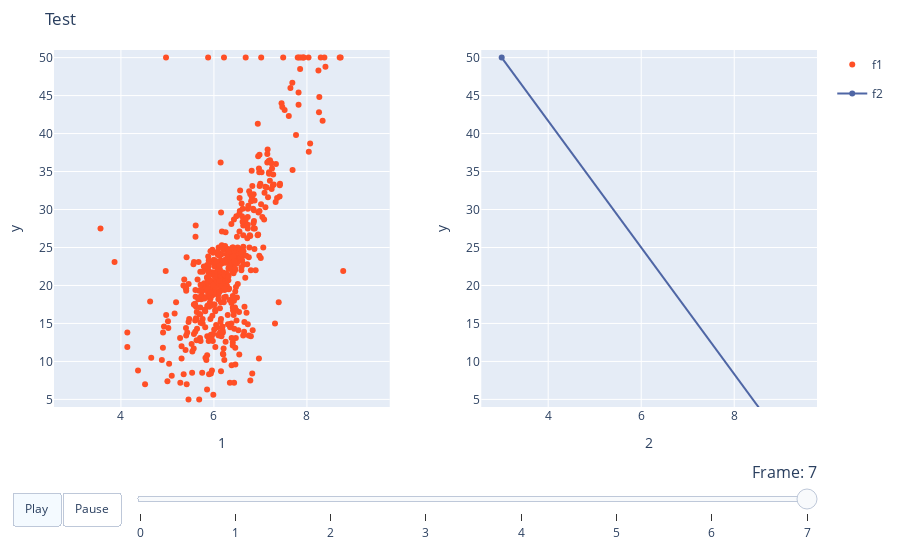

The cell this chart's notebook holds for it:
### Code cell
def create_dynamic_plot(static_data, dynamic_data):
    fig = dict(
        layout = dict(
            xaxis1 = {'domain': [0.0, 0.44], 'anchor': 'y1', 'title': '1', 'range': [min(static_data['x'])-1, max(static_data['x'])+1]},
            yaxis1 = {'domain': [0.0, 1.0], 'anchor': 'x1', 'title': 'y', 'range': [min(static_data['y'])-1, max(static_data['y'])+1]},
            xaxis2 = {'domain': [0.56, 1.0], 'anchor': 'y2', 'title': '2', 'range': [min(static_data['x'])-1, max(static_data['x'])+1]},
            yaxis2 = {'domain': [0.0, 1.0], 'anchor': 'x2', 'title': 'y', 'range': [min(static_data['y'])-1, max(static_data['y'])+1]},
            
            title  = 'Test',
            margin = {'t': 50, 'b': 50, 'l': 50, 'r': 50},
            
            updatemenus = [{'buttons': [{'args': [list(range(len(dynamic_data))), {'frame': {'duration': 500.0, 'redraw': False}, 'fromcurrent': True, 'transition': {'duration': 0, 'easing': 'linear'}}], 'label': 'Play', 'method': 'animate'}, {'args': [[None], {'frame': {'duration': 0, 'redraw': False}, 'mode': 'immediate', 'transition': {'duration': 0}}], 'label': 'Pause', 'method': 'animate'}], 'direction': 'left', 'pad': {'r': 10, 't': 85}, 'showactive': True, 'type': 'buttons', 'x': 0.1, 'y': 0, 'xanchor': 'right', 'yanchor': 'top'}],
            sliders = [{'yanchor': 'top', 'xanchor': 'left', 'currentvalue': {'font': {'size': 16}, 'prefix': 'Frame: ', 'visible': True, 'xanchor': 'right'}, 'transition': {'duration': 500.0, 'easing': 'linear'}, 'pad': {'b': 10, 't': 50}, 'len': 0.9, 'x': 0.1, 'y': 0, 
                        'steps': [{'args': [[str(i)], {'frame': {'duration': 500.0, 'easing': 'linear', 'redraw': False}, 'transition': {'duration': 0, 'easing': 'linear'}}], 'label': str(i), 'method': 'animate'} for i in list(range(len(dynamic_data)))]}]
        ),
        data = [{'type': 'scatter', 'name': 'f1', 'x': None, 'y': None, 'hoverinfo': 'name+text', 'marker': {'opacity': 1.0, 'symbol': 'circle', 'line': {'width': 0, 'color': 'rgba(50,50,50,0.8)'}}, 'line': {'color': 'rgba(255,79,38,1.000000)'}, 'mode': 'markers', 'fillcolor': 'rgba(255,79,38,0.600000)', 'legendgroup': 'f1', 'showlegend': True, 'xaxis': 'x1', 'yaxis': 'y1'},
                {'type': 'scatter', 'name': 'f2', 'x': None, 'y': None, 'hoverinfo': 'name+text', 'marker': {'opacity': 1.0, 'symbol': 'circle', 'line': {'width': 0, 'color': 'rgba(50,50,50,0.8)'}}, 'line': {'color': 'rgba(79,102,165,1.000000)'}, 'mode': 'markers+lines', 'fillcolor': 'rgba(79,102,165,0.600000)', 'legendgroup': 'f2', 'showlegend': True, 'xaxis': 'x2', 'yaxis': 'y2'},
                ]
    )
    
    # Add static data
    fig['data'][0]['x'] = static_data['x']
    fig['data'][0]['y'] = static_data['y']
    
    # add dynamic data
    fig['data'][1]['x'] = dynamic_data[0]['x']
    fig['data'][1]['y'] = dynamic_data[0]['y']
    
    # dynamic
    fig['frames'] = []
    for e, values in enumerate(dynamic_data):
        dx = values['x']
        dy = values['y']
        
        frame = {'name' : str(e), 'layout' : {},
                 'data': [
                     {'type': 'scatter', 'name': 'f1', 'x': static_data['x'], 'y': static_data['y'], 'hoverinfo': 'name+text', 'marker': {'opacity': 1.0, 'symbol': 'circle', 'line': {'width': 0, 'color': 'rgba(50,50,50,0.8)'}}, 'line': {'color': 'rgba(255,79,38,1.000000)'}, 'mode': 'markers', 'fillcolor': 'rgba(255,79,38,0.600000)', 'legendgroup': 'f1', 'showlegend': True, 'xaxis': 'x1', 'yaxis': 'y1'}, 
                     {'type': 'scatter', 'name': 'f2', 'x': dx, 'y': dy, 'hoverinfo': 'name+text', 'marker': {'opacity': 1.0, 'symbol': 'circle', 'line': {'width': 0, 'color': 'rgba(50,50,50,0.8)'}}, 'line': {'color': 'rgba(79,102,165,1.000000)'}, 'mode': 'markers+lines', 'fillcolor': 'rgba(79,102,165,0.600000)', 'legendgroup': 'f2', 'showlegend': True, 'xaxis': 'x2', 'yaxis': 'y2'}],
                }
        
        fig['frames'].append(frame)

    
    return go.Figure(fig)


    
static_data = {'x':feature_matrix.RM.values, 'y':target.y.values}
dynamic_data = [{'x':[3,9], 'y':[0,50]},
                {'x':[3,9], 'y':[5,45]},
                {'x':[3,9], 'y':[10,40]},
                {'x':[3,9], 'y':[20,30]},
                {'x':[3,9], 'y':[30,20]},
                {'x':[3,9], 'y':[40,10]},
                {'x':[3,9], 'y':[45,5]},
                {'x':[3,9], 'y':[50,0]}]

create_dynamic_plot(static_data, dynamic_data)

### Figure 1 — Plotly figure (JSON) as saved in the notebook; plotly's stock layout.template omitted (floating-point values rounded to 4 significant figures; data arrays with more than 128 entries replaced by an {"elided": "..."} marker saying what was removed)
{"data": [{"fillcolor": "rgba(255,79,38,0.600000)", "hoverinfo": "name+text", "legendgroup": "f1", "line": {"color": "rgba(255,79,38,1.000000)"}, "marker": {"line": {"color": "rgba(50,50,50,0.8)", "width": 0}, "opacity": 1, "symbol": "circle"}, "mode": "markers", "name": "f1", "showlegend": true, "type": "scatter", "x": {"elided": "506 float values"}, "xaxis": "x", "y": {"elided": "506 float values"}, "yaxis": "y"}, {"fillcolor": "rgba(79,102,165,0.600000)", "hoverinfo": "name+text", "legendgroup": "f2", "line": {"color": "rgba(79,102,165,1.000000)"}, "marker": {"line": {"color": "rgba(50,50,50,0.8)", "width": 0}, "opacity": 1, "symbol": "circle"}, "mode": "markers+lines", "name": "f2", "showlegend": true, "type": "scatter", "x": [3, 9], "xaxis": "x2", "y": [50, 0], "yaxis": "y2"}], "layout": {"autosize": true, "margin": {"b": 50, "l": 50, "r": 50, "t": 50}, "sliders": [{"active": 7, "currentvalue": {"font": {"size": 16}, "prefix": "Frame: ", "visible": true, "xanchor": "right"}, "len": 0.9, "pad": {"b": 10, "t": 50}, "steps": [{"args": [["0"], {"frame": {"duration": 500, "easing": "linear", "redraw": false}, "transition": {"duration": 0, "easing": "linear"}}], "label": "0", "method": "animate"}, {"args": [["1"], {"frame": {"duration": 500, "easing": "linear", "redraw": false}, "transition": {"duration": 0, "easing": "linear"}}], "label": "1", "method": "animate"}, {"args": [["2"], {"frame": {"duration": 500, "easing": "linear", "redraw": false}, "transition": {"duration": 0, "easing": "linear"}}], "label": "2", "method": "animate"}, {"args": [["3"], {"frame": {"duration": 500, "easing": "linear", "redraw": false}, "transition": {"duration": 0, "easing": "linear"}}], "label": "3", "method": "animate"}, {"args": [["4"], {"frame": {"duration": 500, "easing": "linear", "redraw": false}, "transition": {"duration": 0, "easing": "linear"}}], "label": "4", "method": "animate"}, {"args": [["5"], {"frame": {"duration": 500, "easing": "linear", "redraw": false}, "transition": {"duration": 0, "easing": "linear"}}], "label": "5", "method": "animate"}, {"args": [["6"], {"frame": {"duration": 500, "easing": "linear", "redraw": false}, "transition": {"duration": 0, "easing": "linear"}}], "label": "6", "method": "animate"}, {"args": [["7"], {"frame": {"duration": 500, "easing": "linear", "redraw": false}, "transition": {"duration": 0, "easing": "linear"}}], "label": "7", "method": "animate"}], "transition": {"duration": 500, "easing": "linear"}, "x": 0.1, "xanchor": "left", "y": 0, "yanchor": "top"}], "title": {"text": "Test"}, "updatemenus": [{"buttons": [{"args": [[0, 1, 2, 3, 4, 5, 6, 7], {"frame": {"duration": 500, "redraw": false}, "fromcurrent": true, "transition": {"duration": 0, "easing": "linear"}}], "label": "Play", "method": "animate"}, {"args": [[null], {"frame": {"duration": 0, "redraw": false}, "mode": "immediate", "transition": {"duration": 0}}], "label": "Pause", "method": "animate"}], "direction": "left", "pad": {"r": 10, "t": 85}, "showactive": true, "type": "buttons", "x": 0.1, "xanchor": "right", "y": 0, "yanchor": "top"}], "xaxis": {"anchor": "y", "domain": [0, 0.44], "range": [2.561, 9.78], "title": {"text": "1"}, "type": "linear"}, "xaxis2": {"anchor": "y2", "domain": [0.56, 1], "range": [2.561, 9.78], "title": {"text": "2"}, "type": "linear"}, "yaxis": {"anchor": "x", "domain": [0, 1], "range": [4, 51], "title": {"text": "y"}, "type": "linear"}, "yaxis2": {"anchor": "x2", "domain": [0, 1], "range": [4, 51], "title": {"text": "y"}, "type": "linear"}}}
